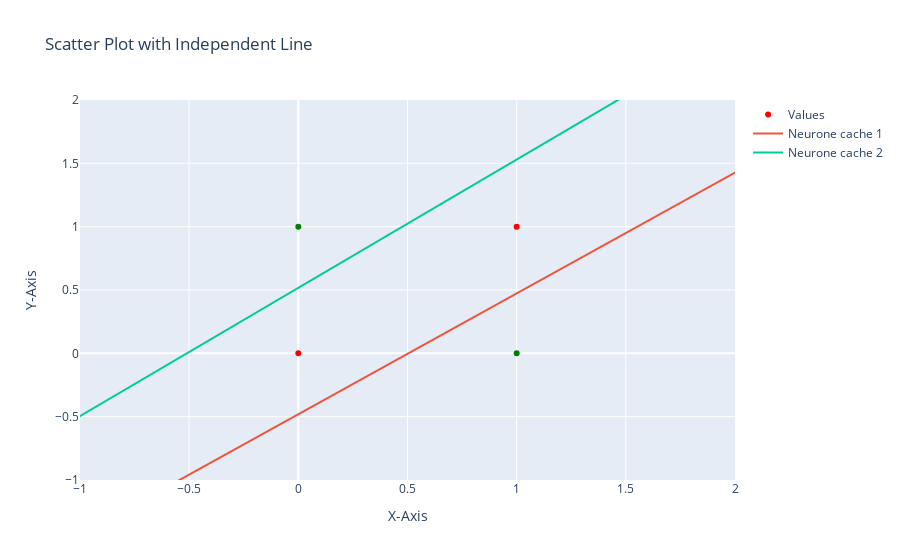

Notebook source saved alongside this figure:
### Code cell
from source.multicouche import XOR, main412
XOR()

### Figure 1 — Plotly figure (JSON) as saved in the notebook; plotly's stock layout.template omitted (floating-point values rounded to 4 significant figures; data arrays with more than 128 entries replaced by an {"elided": "..."} marker saying what was removed)
{"data": [{"marker": {"color": ["red", "green", "green", "red"]}, "mode": "markers", "name": "Values", "type": "scatter", "x": [0, 0, 1, 1], "y": [0, 1, 0, 1]}, {"mode": "lines", "name": "Neurone cache 1", "type": "scatter", "x": {"elided": "400 float values"}, "y": {"elided": "400 float values"}}, {"mode": "lines", "name": "Neurone cache 2", "type": "scatter", "x": {"elided": "400 float values"}, "y": {"elided": "400 float values"}}], "layout": {"title": {"text": "Scatter Plot with Independent Line"}, "xaxis": {"range": [-1, 2], "title": {"text": "X-Axis"}}, "yaxis": {"range": [-1, 2], "title": {"text": "Y-Axis"}}}}
